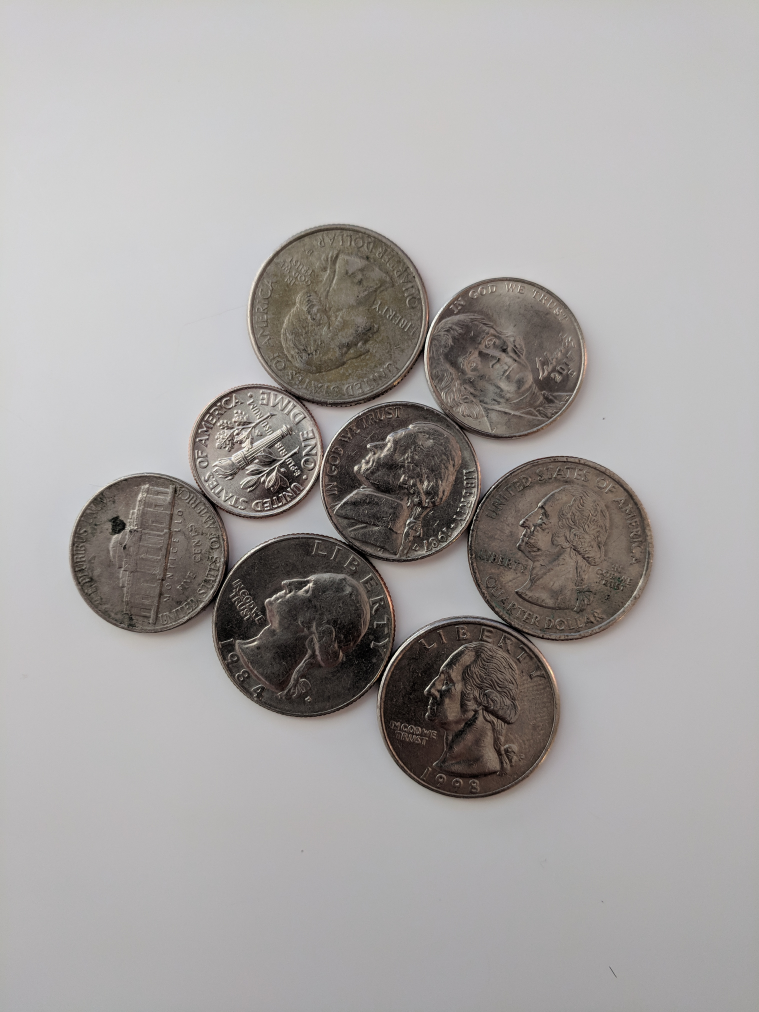
#> input picture DATA/coins_on_white.jpg, 3036 x 4048 px (shown at 1/4 size)
$ jupyter execute segmentation_using_watershed_algo.ipynb   (shell and % lines are left out)
#> lines starting #> are read from the running program, lines starting #| are printed output that depends on the picture
[cell 1]
import cv2
import matplotlib.pyplot as plt
import numpy as np

[cell 2]
#function for display selected img
def display(img,cmap=None):
    fig = plt.figure(figsize=(10,8))
    ax = fig.add_subplot(111)
    ax.imshow(img,cmap=cmap)

In below cell enter path of any image

[cell 3]
#chane if you want
path = 'DATA/coins_on_white.jpg'
width = 800
height = 600

Displaying selected image

[cell 4]
img = cv2.imread(path)
#> img is the input picture: shape (4048, 3036, 3); mean B, G, R 162.1, 163.3, 166.4
img = cv2.resize(img,(width,height))
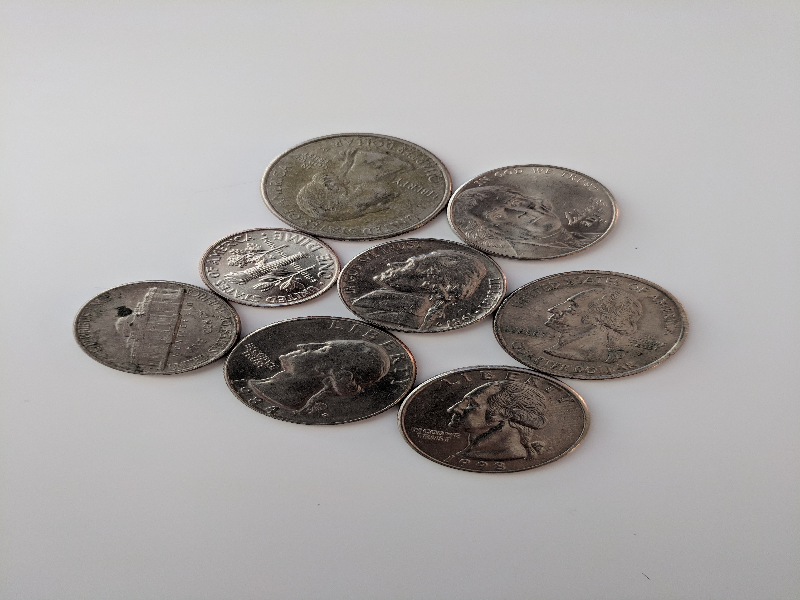
#> img: shape (600, 800, 3); mean B, G, R 162, 163.1, 166.3
img = cv2.cvtColor(img,cv2.COLOR_BGR2RGB)
display(img)

Just run all below cell

[cell 5]
from matplotlib import cm

[cell 6]
#creating function for select color
def create_rgb(i):
    x = np.array(cm.tab10(i))[:3]*255
    return tuple(x)

Now making list for 10 different color rgb value for display segmentation

[cell 7]
colors = []
# One color for each single digit
for i in range(10):
    colors.append(create_rgb(i))

[cell 8]
# Default settings
current_marker = 1
marks_updated = False
n_markers = 10

[cell 9]
def mouse_callback(event, x, y,flags, param):

    global marks_updated

    if event == cv2.EVENT_LBUTTONDOWN:

        # TRACKING FOR MARKERS
        cv2.circle(marker_image, (x, y), 5,(current_marker) , -1)

        # DISPLAY ON USER IMAGE
        cv2.circle(img_copy, (x, y), 5,colors[current_marker] , -1)
        marks_updated = True

* Run below cell you will get 3 different windows
* click on any ware you fill that is same object on **Image** window.
* When you think their is different object click on any(1 to 9) digit from your keyboard(defualt is 1).
* example
    - click on **1** from keyoard and click on Image window which you fill is same object.
    - now click on number **2** once again click on different object in Image window and so on.....
* when you click like wise segmentation done in **segments** window and boundry creation on **segmented_boundry**.
* If you want to clear segmentation click **C** key from keyoard.
* If you want to exit click **Esc** key from keyoard.

[cell 10]
cv2.namedWindow('Image')
cv2.setMouseCallback('Image',mouse_callback)

img = cv2.imread(path)
img = cv2.resize(img,(width,height))
img_copy = img.copy()
img_seg_boundry = img.copy()
segments = np.zeros(img_copy.shape,dtype=np.uint8)
marker_image = np.zeros(img_copy.shape[:2],dtype=np.int32)
while True:
    cv2.imshow('Image',img_copy)
    cv2.imshow('segmented_boundries',img_seg_boundry)
    cv2.imshow('Segments', segments)


    # Close everything if Esc is pressed
    k = cv2.waitKey(1)
#> (key Esc is pressed here)

    if k == 27:
        break

    # Clear all colors and start over if 'c' is pressed
    elif k == ord('c'):
        img_copy = img.copy()
        marker_image = np.zeros(img.shape[0:2], dtype=np.int32)
        segments = np.zeros(img.shape,dtype=np.uint8)
        img_seg_boundry = img.copy()

    # If a number 0-9 is chosen index the color
    elif k > 0 and chr(k).isdigit():
        # chr converts to printable digit

        current_marker  = int(chr(k))


    # If we clicked somewhere, call the watershed algorithm on our chosen markers
    if marks_updated:

        marker_image_copy = marker_image.copy()
        cv2.watershed(img, marker_image_copy)

        segments = np.zeros(img.shape,dtype=np.uint8)

        contours, hierarchy = cv2.findContours(marker_image_copy, cv2.RETR_CCOMP, cv2.CHAIN_APPROX_SIMPLE)

        # For every entry in contours
        for i in range(len(contours)):

            # last column in the array is -1 if an external contour (no contours inside of it)
            if hierarchy[0][i][3] == -1:

                # We can now draw the external contours from the list of contours
                cv2.drawContours(img_seg_boundry, contours, i, (0,0,255), 1)


        for color_ind in range(n_markers):
            segments[marker_image_copy == (color_ind)] = colors[color_ind]


            marks_updated = False

cv2.destroyAllWindows()


$ run again, with DATA/mountain_1.jpg copied over DATA/coins_on_white.jpg
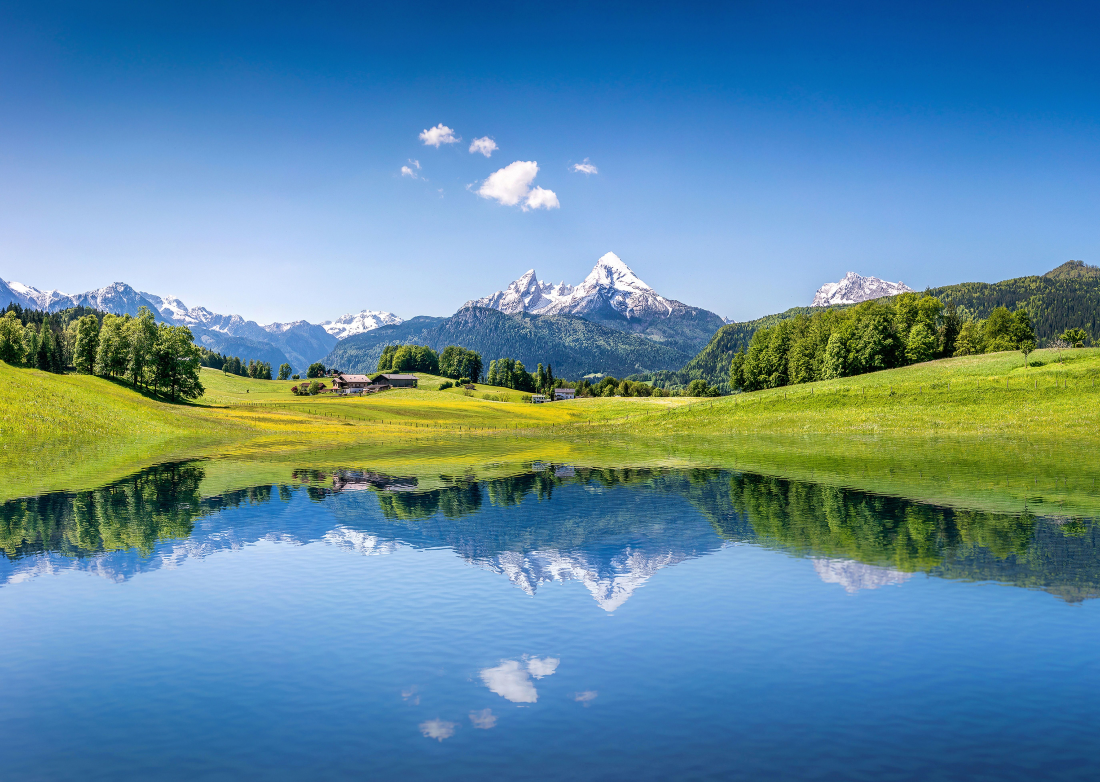
#> input picture DATA/mountain_1.jpg, 5500 x 3909 px (shown at 1/5 size)
#> img is the input picture: shape (3909, 5500, 3); mean B, G, R 159.4, 138.4, 94.5
#> `img = cv2.resize(img,(width,height))`:
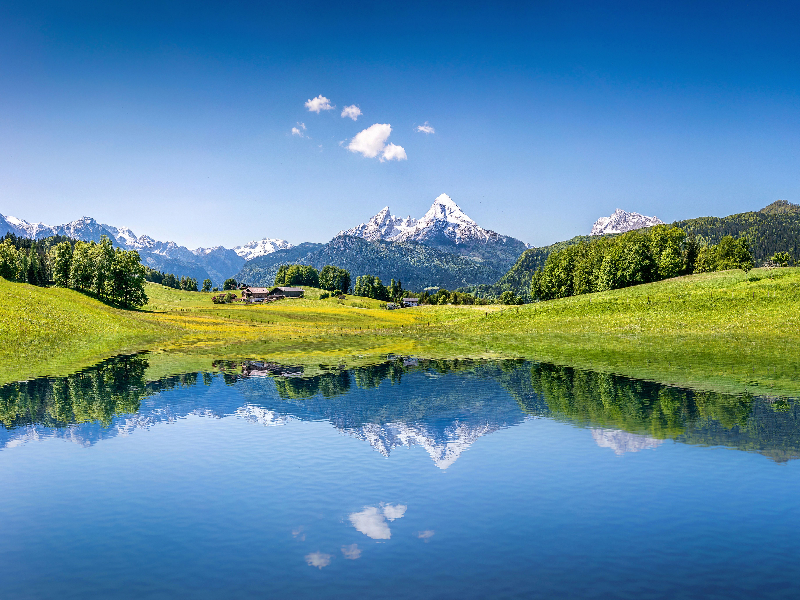
#> img: shape (600, 800, 3); mean B, G, R 159.3, 138.3, 94.4
